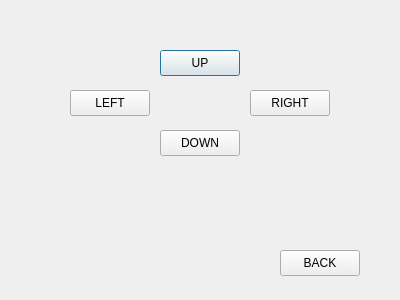
<?xml version="1.0" encoding="UTF-8"?>
<ui version="4.0">
 <class>manualdialog</class>
 <widget class="QDialog" name="manualdialog">
  <property name="geometry">
   <rect>
    <x>0</x>
    <y>0</y>
    <width>400</width>
    <height>300</height>
   </rect>
  </property>
  <property name="windowTitle">
   <string>Dialog</string>
  </property>
  <widget class="QPushButton" name="up">
   <property name="geometry">
    <rect>
     <x>160</x>
     <y>50</y>
     <width>80</width>
     <height>26</height>
    </rect>
   </property>
   <property name="text">
    <string>UP</string>
   </property>
  </widget>
  <widget class="QPushButton" name="left">
   <property name="geometry">
    <rect>
     <x>70</x>
     <y>90</y>
     <width>80</width>
     <height>26</height>
    </rect>
   </property>
   <property name="text">
    <string>LEFT</string>
   </property>
  </widget>
  <widget class="QPushButton" name="right">
   <property name="geometry">
    <rect>
     <x>250</x>
     <y>90</y>
     <width>80</width>
     <height>26</height>
    </rect>
   </property>
   <property name="text">
    <string>RIGHT</string>
   </property>
  </widget>
  <widget class="QPushButton" name="down">
   <property name="geometry">
    <rect>
     <x>160</x>
     <y>130</y>
     <width>80</width>
     <height>26</height>
    </rect>
   </property>
   <property name="text">
    <string>DOWN</string>
   </property>
  </widget>
  <widget class="QPushButton" name="back">
   <property name="geometry">
    <rect>
     <x>280</x>
     <y>250</y>
     <width>80</width>
     <height>26</height>
    </rect>
   </property>
   <property name="text">
    <string>BACK</string>
   </property>
  </widget>
 </widget>
 <resources/>
 <connections/>
</ui>
